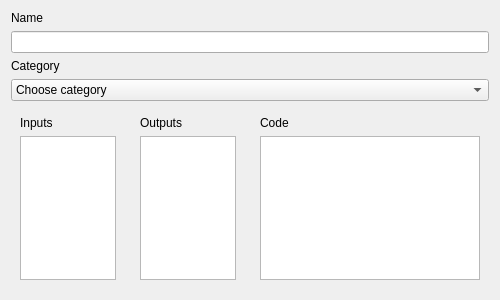
<?xml version="1.0" encoding="UTF-8"?>
<ui version="4.0">
 <class>CreateBlockDialog</class>
 <widget class="QDialog" name="CreateBlockDialog">
  <property name="geometry">
   <rect>
    <x>0</x>
    <y>0</y>
    <width>500</width>
    <height>300</height>
   </rect>
  </property>
  <property name="minimumSize">
   <size>
    <width>0</width>
    <height>0</height>
   </size>
  </property>
  <property name="maximumSize">
   <size>
    <width>500</width>
    <height>300</height>
   </size>
  </property>
  <property name="windowTitle">
   <string>Create block</string>
  </property>
  <layout class="QVBoxLayout" name="verticalLayout">
   <item>
    <widget class="QLabel" name="label">
     <property name="text">
      <string>Name</string>
     </property>
    </widget>
   </item>
   <item>
    <widget class="QLineEdit" name="lineEdit"/>
   </item>
   <item>
    <widget class="QLabel" name="label_4">
     <property name="text">
      <string>Category</string>
     </property>
    </widget>
   </item>
   <item>
    <widget class="QComboBox" name="comboBox">
     <item>
      <property name="text">
       <string>Choose category</string>
      </property>
     </item>
    </widget>
   </item>
   <item>
    <widget class="QWidget" name="widget" native="true">
     <layout class="QHBoxLayout" name="horizontalLayout">
      <property name="leftMargin">
       <number>0</number>
      </property>
      <property name="topMargin">
       <number>0</number>
      </property>
      <property name="rightMargin">
       <number>0</number>
      </property>
      <property name="bottomMargin">
       <number>0</number>
      </property>
      <item>
       <widget class="QWidget" name="widget_2" native="true">
        <property name="maximumSize">
         <size>
          <width>150</width>
          <height>16777215</height>
         </size>
        </property>
        <layout class="QVBoxLayout" name="verticalLayout_2">
         <item>
          <widget class="QLabel" name="label_2">
           <property name="text">
            <string>Inputs</string>
           </property>
          </widget>
         </item>
         <item>
          <widget class="QTextEdit" name="textEdit"/>
         </item>
        </layout>
       </widget>
      </item>
      <item>
       <widget class="QWidget" name="widget_4" native="true">
        <property name="maximumSize">
         <size>
          <width>150</width>
          <height>16777215</height>
         </size>
        </property>
        <layout class="QVBoxLayout" name="verticalLayout_4">
         <item>
          <widget class="QLabel" name="label_5">
           <property name="text">
            <string>Outputs</string>
           </property>
          </widget>
         </item>
         <item>
          <widget class="QTextEdit" name="textEdit_3"/>
         </item>
        </layout>
       </widget>
      </item>
      <item>
       <widget class="QWidget" name="widget_3" native="true">
        <layout class="QVBoxLayout" name="verticalLayout_3">
         <item>
          <widget class="QLabel" name="label_3">
           <property name="text">
            <string>Code</string>
           </property>
          </widget>
         </item>
         <item>
          <widget class="QTextEdit" name="textEdit_2"/>
         </item>
        </layout>
       </widget>
      </item>
     </layout>
    </widget>
   </item>
  </layout>
 </widget>
 <resources/>
 <connections/>
</ui>
